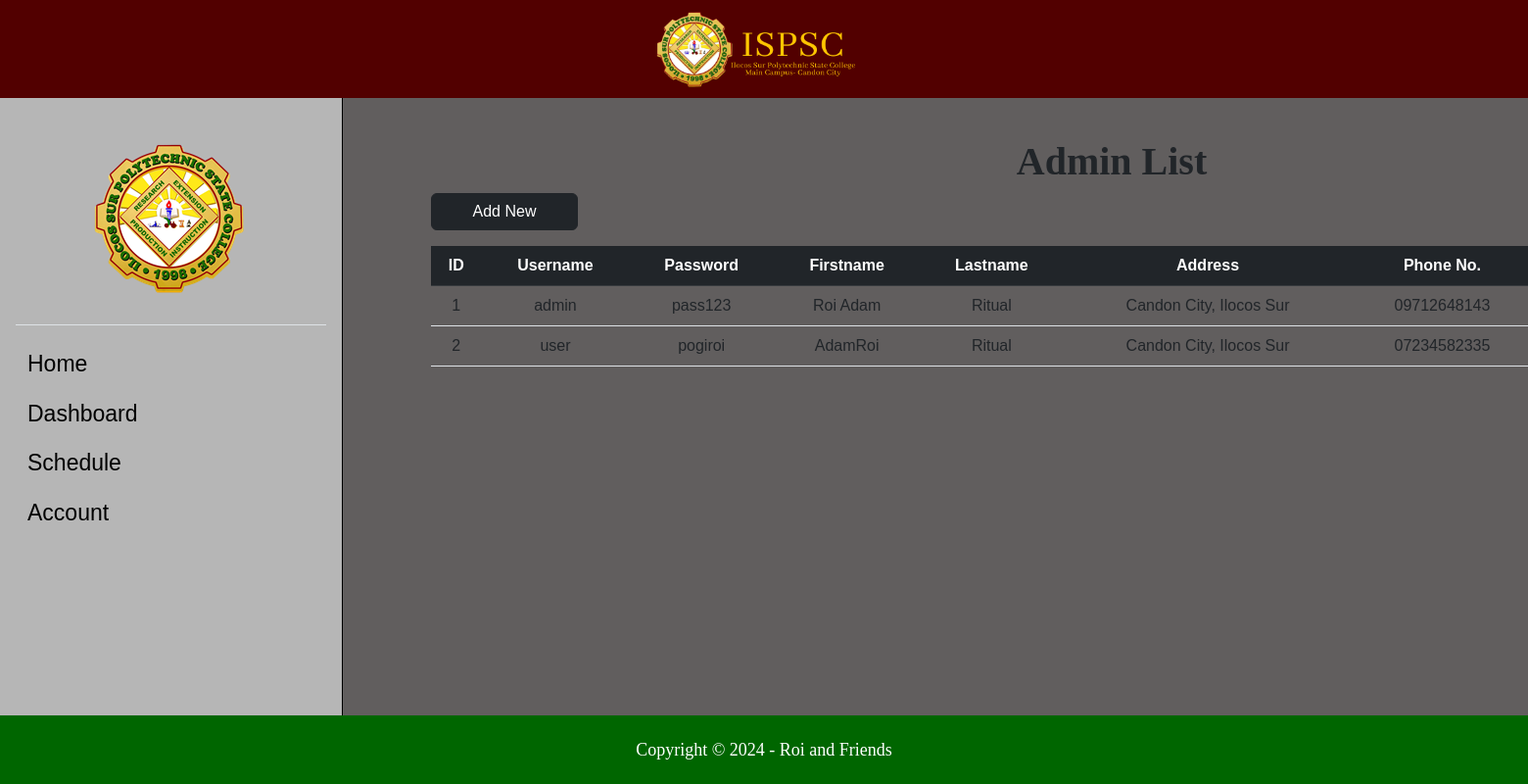
/SMS2/Codes/admin.php, run on the app's committed database.
### tables this page shows
CREATE TABLE `admin_staff` (
  `as_ID` int(11) NOT NULL,
  `as_uName` varchar(255) NOT NULL,
  `as_pWord` varchar(255) NOT NULL,
  `as_fName` varchar(255) NOT NULL,
  `as_lName` varchar(255) NOT NULL,
  `as_Address` varchar(255) NOT NULL,
  `as_pNum` varchar(255) NOT NULL,
  `ur_ID` int(11) NOT NULL
);

### SMS2/Codes/admin.php (the view, shortened to what this page needs)
<?php
include "db_conn.php";
?>
<!DOCTYPE html>
<html lang="en">
<head>
    <link href="https://cdn.jsdelivr.net/npm/bootstrap@5.2.3/dist/css/bootstrap.min.css" rel="stylesheet"
>
    <link rel="stylesheet" href="https://cdnjs.cloudflare.com/ajax/libs/font-awesome/6.4.0/css/all.min.css"
 />
    <link rel="stylesheet" href="style.css">
</head>
<body>
    <div>
        <header>
            <a class="nav-link active" aria-current="page" href="home.php">
                <img src="Pictures/ispsc_logo2.png" alt="">
            </a>
        </header>
        <div class="mid-content">
            <section>
                <div class="sidebar flex-shrink-0 p-3">
                    <div class="logo">
                        <a href="home.php">
                            <img src="Pictures/ispsc_logo.png" alt="">
                        </a>
                    </div>
                    <ul class="list-unstyled ps-0">
                        <li class="border-top my-3"></li>
                        <li class="mb-1">
                            <button
                                class="sidenav btn btn-toggle d-inline-flex align-items-center rounded border-0 collapsed">
                                <a class="ahome" href="home.php">Home</a>
                            </button>
                        </li>
                        <li class="mb-1">
                            <button
                                class="sidenav btn btn-toggle d-inline-flex align-items-center rounded border-0 collapsed"
                                data-bs-toggle="collapse" data-bs-target="#dashboard-collapse" aria-expanded="false">
                                Dashboard
                            </button>
                        </li>
                        <li class="mb-1">
                            <button
                                class="sidenav btn btn-toggle d-inline-flex align-items-center rounded border-0 collapsed"
                                data-bs-toggle="collapse" data-bs-target="#orders-collapse" aria-expanded="false">
                                Schedule
                            </button>
                        </li>
                        <li class="mb-1">
                            <button
                                class="sidenav btn btn-toggle d-inline-flex align-items-center rounded border-0 collapsed"
                                data-bs-toggle="collapse" data-bs-target="#account-collapse" aria-expanded="false">
                                Account
                            </button>
                        </li>
                    </ul>
                </div>
                <div class="list-container">
                    <h2>Admin List</h2>
                    <a href="add_admin.php" class="btn btn-dark mb-3">Add New</a>
                    <table class="table table-hover text-center">
                        <thead class="table-dark">
                            <tr>
                                <th scope="col">ID</th>
                                <th scope="col">Username</th>
                                <th scope="col">Password</th>
                                <th scope="col">Firstname</th>
                                <th scope="col">Lastname</th>
                                <th scope="col">Address</th>
                                <th scope="col">Phone No.</th>
                            </tr>
                        </thead>
                        <tbody>
                            <?php
                            $sql = "SELECT * FROM `admin_staff`";
                            $result = mysqli_query($conn, $sql);
                            while ($row = mysqli_fetch_assoc($result)) {
                            ?>
                            <tr>
                                <td>
                                    <?php echo $row["as_ID"] ?>
                                </td>
                                <td>
                                    <?php echo $row["as_uName"] ?>
                                </td>
                                <td>
                                    <?php echo $row["as_pWord"] ?>
                                </td>
                                <td>
                                    <?php echo $row["as_fName"] ?>
                                </td>
                                <td>
                                    <?php echo $row["as_lName"] ?>
                                </td>
                                <td>
                                    <?php echo $row["as_Address"] ?>
                                </td>
                                <td>
                                    <?php echo $row["as_pNum"] ?>
                                </td>
                            </tr>
                            <?php
                            }
                            ?>
                        </tbody>
                    </table>
                </div>
            </section>
        </div>
        <footer>
            <p>Copyright © 2024 - Roi and Friends</p>
        </footer>
    </div>
</body>
</html>

### SMS2/Codes/style.css (style rules this page uses)
* { margin: 0; padding: 0; font-family: Arial, Helvetica, sans-serif; text-decoration: none; box-sizing: border-box; }
body { background-color: aquamarine; background-size: cover; display: flex; }
.btn { display: flex; justify-content: center; }
.mid-content { margin-top: 6.2rem; height: 82.2vh; }
.mid-content section { display: flex; flex-direction: row; }
.sidebar .logo { margin: 2rem 5rem; }
.sidebar { background-color: #b6b6b6; box-shadow: 0 0px 0px rgba(0, 0, 0, 0.288); height: 82.2vh; margin-bottom: 4px; width: 350px; min-width: 100px; border-right: 1px solid black; }
.sidebar button { font-weight: 500; font-size: 23px; color: black; }
.sidebar .sidenav { font-weight: 500; font-size: 23px; color: black; }
.sidebar .sidenav a { font-size: 23px; }
.sidebar a { font-weight: 400; font-size: 18px; text-decoration: none; color: black; }
.mid-content, .main-container { background-color: #615e5e; width: 1920px; }
.mid-content, .list-container { background-color: #615e5e; width: 1920px; }
.list-container { margin-top: -3rem; padding: 90px; }
.list-container h2 { text-align: center; font-size: 40px; font-family:Cambria, Cochin, Georgia, Times, 'Times New Roman', serif; font-weight: 600; }
.list-container a { width: 150px; margin-bottom: 1rem; }
header { background-color: #520000; width: 100%; height: 100px; position: absolute; display: flex; justify-content: center; }
header img { height: 130px; margin-top: -0.5rem; }
footer { display: flex; justify-content: center; align-items: center; width: 100%; height: 70px; background-color: #006600; position: absolute; bottom: 0; left: 0; right: 0; }
footer p { color: #fff; margin: 0; font-family: 'Calibri'; font-size: 18px; }

### data on the page
admin_staff: as_ID "1", as_uName "admin", as_pWord "pass123", as_fName "Roi Adam", as_lName "Ritual", as_Address "Candon City, Ilocos Sur", as_pNum "09712648143"
admin_staff: as_ID "2", as_uName "user", as_pWord "pogiroi", as_fName "AdamRoi", as_lName "Ritual", as_Address "Candon City, Ilocos Sur", as_pNum "07234582335"
